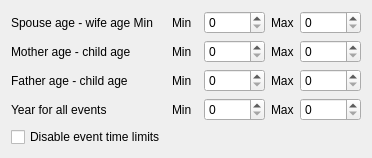
         <widget class="QWidget" name="tabAgeRules">
          <attribute name="title">
           <string>Event age rules</string>
          </attribute>
          <layout class="QGridLayout" name="gridLayout">
           <item row="0" column="0">
            <widget class="QLabel" name="label">
             <property name="text">
              <string>Spouse age - wife age Min</string>
             </property>
            </widget>
           </item>
           <item row="0" column="5">
            <widget class="QLabel" name="label_3">
             <property name="text">
              <string>Max</string>
             </property>
            </widget>
           </item>
           <item row="0" column="6">
            <widget class="QSpinBox" name="uiSpouseWifeMax"/>
           </item>
           <item row="1" column="0">
            <widget class="QLabel" name="label_10">
             <property name="text">
              <string>Mother age - child age</string>
             </property>
            </widget>
           </item>
           <item row="1" column="2" colspan="2">
            <widget class="QLabel" name="label_94">
             <property name="text">
              <string>Min</string>
             </property>
            </widget>
           </item>
           <item row="1" column="4">
            <widget class="QSpinBox" name="uiMotherChildMin"/>
           </item>
           <item row="1" column="5">
            <widget class="QLabel" name="label_12">
             <property name="text">
              <string>Max</string>
             </property>
            </widget>
           </item>
           <item row="1" column="6">
            <widget class="QSpinBox" name="uiMotherChildMax"/>
           </item>
           <item row="2" column="0">
            <widget class="QLabel" name="label_73">
             <property name="text">
              <string>Father age - child age</string>
             </property>
            </widget>
           </item>
           <item row="2" column="2" colspan="2">
            <widget class="QLabel" name="label_74">
             <property name="text">
              <string>Min</string>
             </property>
            </widget>
           </item>
           <item row="2" column="4">
            <widget class="QSpinBox" name="uiFatherChildMin"/>
           </item>
           <item row="2" column="5">
            <widget class="QLabel" name="label_77">
             <property name="text">
              <string>Max</string>
             </property>
            </widget>
           </item>
           <item row="2" column="6">
            <widget class="QSpinBox" name="uiFatherChildMax"/>
           </item>
           <item row="3" column="0">
            <widget class="QLabel" name="label_15">
             <property name="text">
              <string>Year for all events</string>
             </property>
            </widget>
           </item>
           <item row="3" column="2">
            <widget class="QLabel" name="label_16">
             <property name="text">
              <string>Min</string>
             </property>
            </widget>
           </item>
           <item row="3" column="4">
            <widget class="QSpinBox" name="uiAllMin">
             <property name="maximum">
              <number>10000</number>
             </property>
            </widget>
           </item>
           <item row="3" column="5">
            <widget class="QLabel" name="label_17">
             <property name="text">
              <string>Max</string>
             </property>
            </widget>
           </item>
           <item row="3" column="6">
            <widget class="QSpinBox" name="uiAllMax">
             <property name="maximum">
              <number>10000</number>
             </property>
            </widget>
           </item>
           <item row="4" column="0" colspan="2">
            <widget class="QCheckBox" name="uiDisableTimeLimits">
             <property name="text">
              <string>Disable event time limits</string>
             </property>
            </widget>
           </item>
           <item row="0" column="2">
            <widget class="QLabel" name="label_7">
             <property name="text">
              <string>Min</string>
             </property>
            </widget>
           </item>
           <item row="0" column="4">
            <widget class="QSpinBox" name="uiSpouseWifeMin"/>
           </item>
          </layout>
         </widget>
